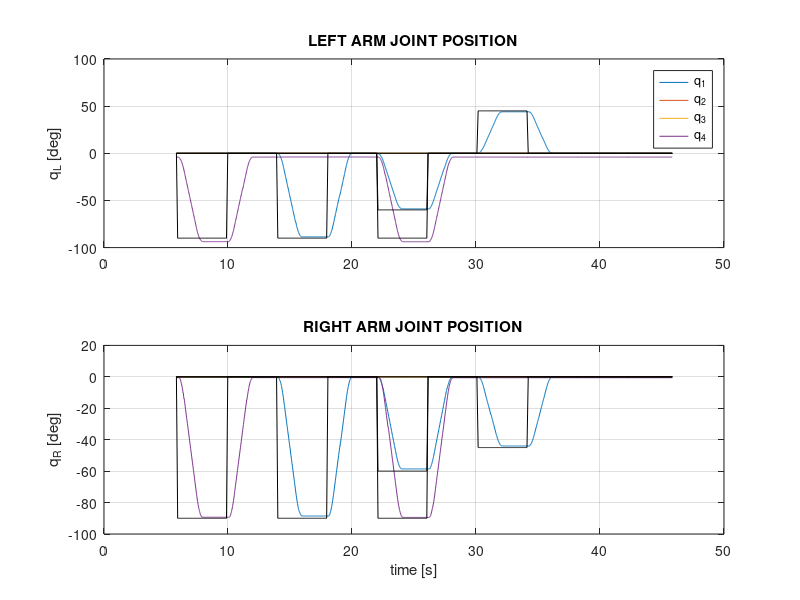
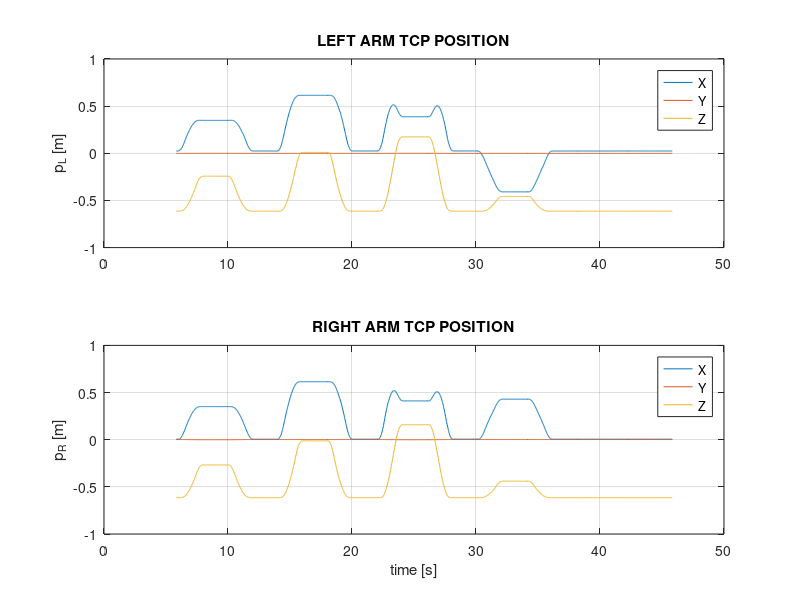
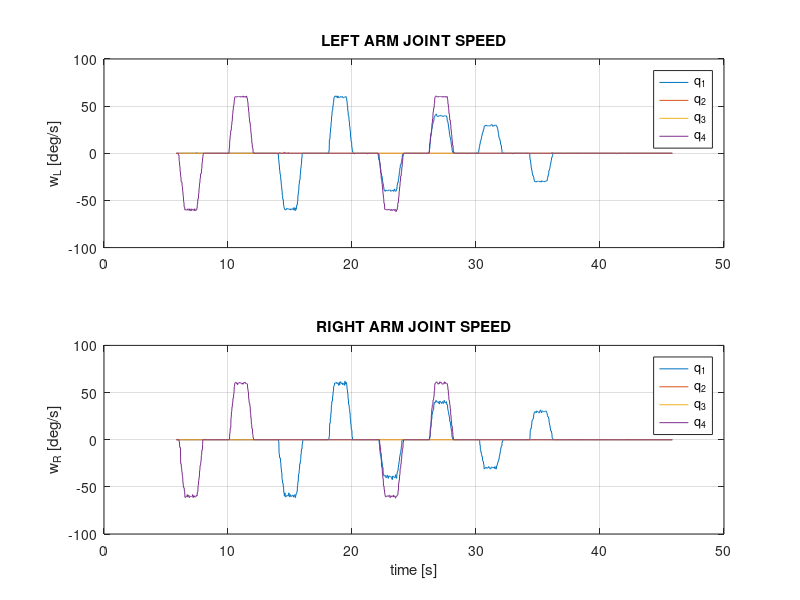
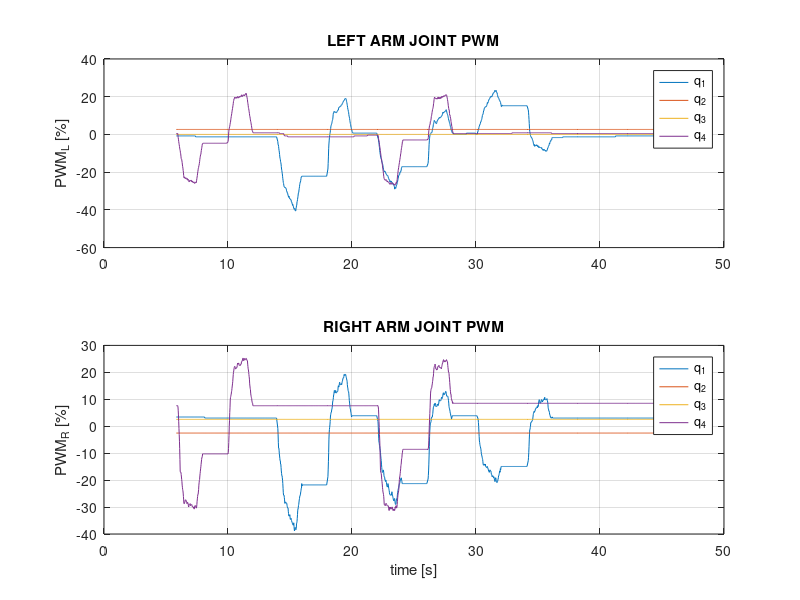

These figures' MATLAB source, in order: (Note: this script raises an error after producing the figures.)
close all
clear
clc

addpath('../../../experiments_data/2022-03-18/noLoad')

% data = load('Log_2022-3-18_12h31m5s_LRM_Identification.txt');
data = load('Log_2022-3-18_12h36m28s_LRM_Identification.txt');

index = 1;

t = data(:,index);
index = index + 1;

qLref = data(:,index:index + 3);
index = index + 4;
qRref = data(:,index:index + 3);
index = index + 4;

qL = 180/pi*data(:,index:index + 3);
index = index + 4;
qR = 180/pi*data(:,index:index + 3);
index = index + 4;

dqLdt = data(:,index:index + 3);
qL_integrated = cumtrapz(t,dqLdt);
index = index + 4;
dqRdt = data(:,index:index + 3);
index = index + 4;

pwmL = 100*data(:,index:index + 3);
index = index + 4;
pwmR = 100*data(:,index:index + 3);
index = index + 4;

pL = data(:,index:index + 2);
index = index + 3;
pR = data(:,index:index + 2);
index = index + 3;

gripperLState = data(:,index);
index = index + 1;
gripperRState = data(:,index);
index = index + 1;

imuRPY = data(:,index:index + 2);
index = index + 3;
imuAxyz = data(:,index:index + 2);
index = index + 3;
imuGxyz = data(:,index:index + 2);
index = index + 3;

multirotorPosition = data(:,index:index + 2);
index = index + 3;
multirotorQuaternion = data(:,index:index + 3);
index = index + 4;

dualArmPosition = data(:,index:index + 2);
index = index + 3;
dualArmQuaternion = data(:,index:index + 3);
index = index + 4;

powerLinePosition = data(:,index:index + 2);
index = index + 3;
powerLineQuaternion = data(:,index:index + 3);
index = index + 4;


%% PLOT ARMS DATA %%

figure(1)
subplot(2,1,1), plot(t, qL)
hold on
grid on
subplot(2,1,1), plot(t, qLref, 'k')
ylabel('q_L [deg]')
legend('q_1', 'q_2', 'q_3', 'q_4')
title('LEFT ARM JOINT POSITION')
subplot(2,1,2), plot(t, qR)
hold on
grid on
subplot(2,1,2), plot(t, qRref, 'k')
ylabel('q_R [deg]')
title('RIGHT ARM JOINT POSITION')
xlabel('time [s]')

figure(15)
subplot(2,1,1), plot(t, qL), grid
ylabel('q_L [deg]')
legend('q_1', 'q_2', 'q_3', 'q_4')
title('LEFT ARM JOINT POSITION')
subplot(2,1,2), plot(t, qL_integrated), grid
xlabel('time [s]')
ylabel('q_R [deg]')
title('LEFT ARM JOINT INTEGRATED')


figure(2)
subplot(2,1,1), plot(t, pL)
hold on
grid on
ylabel('p_L [m]')
legend('X', 'Y', 'Z')
title('LEFT ARM TCP POSITION')
subplot(2,1,2), plot(t, pR)
hold on
grid on
ylabel('p_R [m]')
legend('X', 'Y', 'Z')
title('RIGHT ARM TCP POSITION')
xlabel('time [s]')

figure(3)
subplot(2,1,1), plot(t, dqLdt)
hold on
grid on
ylabel('w_L [deg/s]')
legend('q_1', 'q_2', 'q_3', 'q_4')
title('LEFT ARM JOINT SPEED')
subplot(2,1,2), plot(t, dqRdt)
hold on
grid on
ylabel('w_R [deg/s]')
legend('q_1', 'q_2', 'q_3', 'q_4')
title('RIGHT ARM JOINT SPEED')
xlabel('time [s]')

figure(4)
subplot(2,1,1), plot(t, pwmL)
hold on
grid on
ylabel('PWM_L [%]')
legend('q_1', 'q_2', 'q_3', 'q_4')
title('LEFT ARM JOINT PWM')
subplot(2,1,2), plot(t, pwmR)
hold on
grid on
ylabel('PWM_R [%]')
legend('q_1', 'q_2', 'q_3', 'q_4')
title('RIGHT ARM JOINT PWM')
xlabel('time [s]')

%% PLOT IMU DATA %%

figure(5)
subplot(3,1,1), plot(t, imuRPY)
hold on
grid on
title('IMU Orientation')
ylabel('orientation [deg]')
v = axis;
v(3) = -30;
v(4) = 30;
axis(v)
legend('Roll', 'Pitch', 'Yaw')
subplot(3,1,2), plot(t, imuAxyz)
hold on
grid on
title('IMU Acceleration')
ylabel('accel [m/s^2]')
v = axis;
v(3) = -2;
v(4) = 2;
axis(v)
legend('A_x', 'A_y', 'A_z')
subplot(3,1,3), plot(t, imuGxyz)
v = axis;
v(3) = -50;
v(4) = 50;
axis(v)
hold on
grid on
title('IMU Angular Speed')
ylabel('gyro [deg/s]')
legend('G_x', 'G_y', 'G_z')
xlabel('time [s]')

%% PLOT OPTI-TRACK DATA %%

figure(6)
subplot(2,1,1), plot(t, multirotorPosition)
hold on
grid on
title('MULTIROTOR POSITION')
legend('X', 'Y', 'Z')
subplot(2,1,2), plot(t, 180/pi*quat2eul(multirotorQuaternion(:,1:4), 'XYZ'))
ylabel('orientation [deg]')
legend('X', 'Y', 'Z')
xlabel('time [s]')

figure(7)
subplot(2,1,1), plot(t, dualArmPosition - dualArmPosition(1,1:3))
hold on
grid on
title('DUAL ARM POSITION DEVIATION')
ylabel('position [m]')
legend('X', 'Y', 'Z')
subplot(2,1,2), plot(t, 180/pi*quat2eul(dualArmQuaternion(:,1:4), 'XYZ'))
ylabel('orientation [deg]')
legend('X', 'Y', 'Z')
xlabel('time [s]')

figure(9)
subplot(2,1,1), plot(t, powerLinePosition)
hold on
grid on
title('POWER LINE POSITION')
legend('X', 'Y', 'Z')
subplot(2,1,2), plot(t, 180/pi*quat2eul(powerLineQuaternion(:,1:4), 'XYZ'))
ylabel('orientation [deg]')
legend('X', 'Y', 'Z')
xlabel('time [s]')
